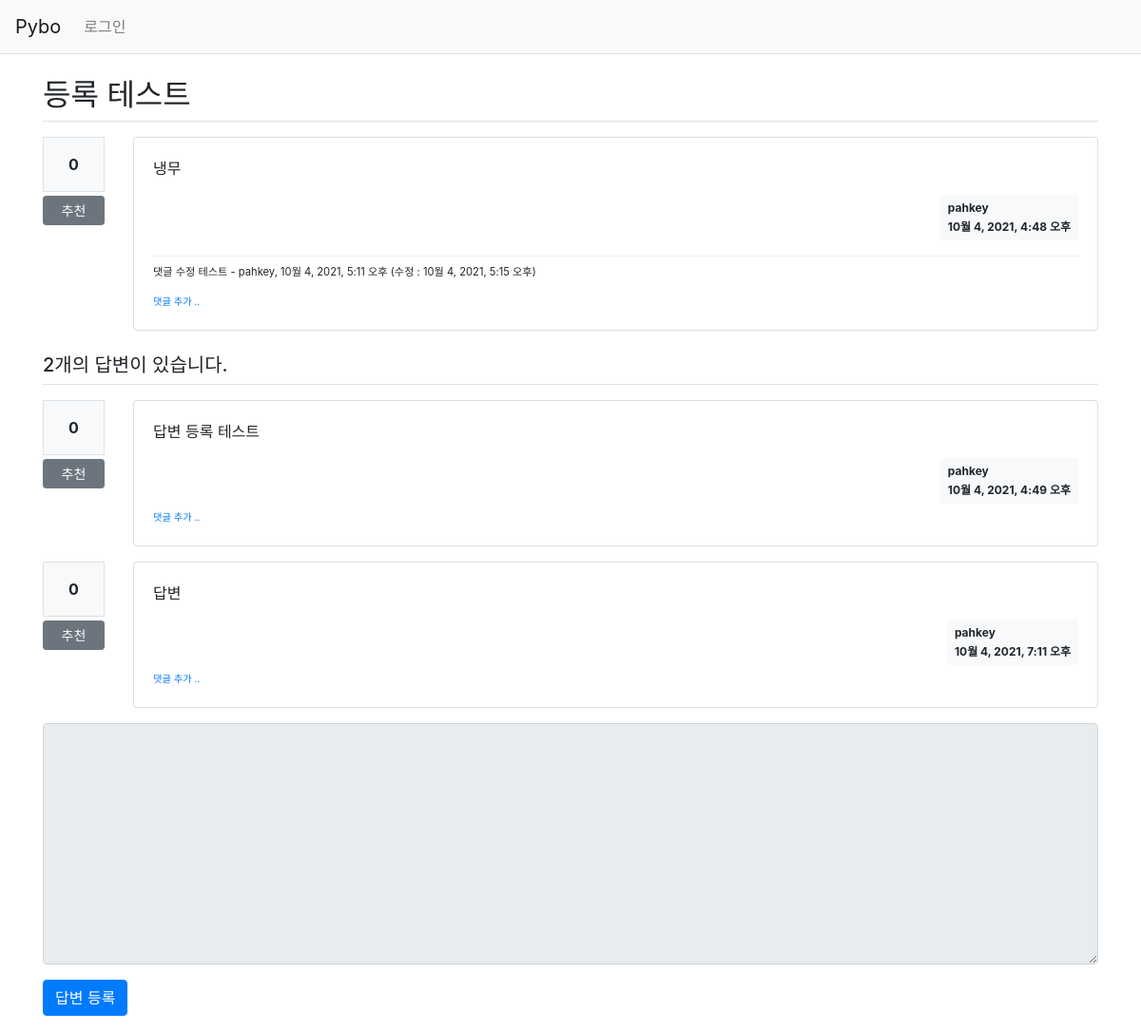
/pybo/304/, run on the app's committed database.
### pybo/models.py (models this page shows, shortened)
class Question(models.Model):
    author = models.ForeignKey(User, on_delete=models.CASCADE, related_name='author_question')
    subject = models.CharField(max_length=200)
    content = models.TextField()
    create_date = models.DateTimeField(null=True, blank=True)
    modify_date = models.DateTimeField(null=True, blank=True)
    voter = models.ManyToManyField(User, related_name='voter_question')    # voter 추가

class Comment(models.Model):
    author = models.ForeignKey(User, on_delete=models.CASCADE)
    content = models.TextField()
    create_date = models.DateTimeField()
    modify_date = models.DateTimeField(null=True, blank=True)
    question = models.ForeignKey(Question, null=True, blank=True, on_delete=models.CASCADE)
    answer = models.ForeignKey(Answer, null=True, blank=True, on_delete=models.CASCADE)

class Answer(models.Model):
    author = models.ForeignKey(User, on_delete=models.CASCADE, related_name='author_answer')
    question = models.ForeignKey(Question, on_delete=models.CASCADE)
    content = models.TextField()
    create_date = models.DateTimeField(null=True, blank=True)
    modify_date = models.DateTimeField(null=True, blank=True)
    voter = models.ManyToManyField(User, related_name='voter_answer')  # voter 추가

### pybo/views/base_views.py (the view)
# urls.py: path('<int:question_id>/', base_views.detail, name='detail'),
def detail(request, question_id):
    question = get_object_or_404(Question, pk=question_id)
    context = {'question': question}
    return render(request, 'pybo/question_detail.html', context)

### pybo/templatetags/pybo_filter.py (called while the page is built)
@register.filter()
def mark(value):
    extensions = ["nl2br", "fenced_code"]
    return mark_safe(markdown.markdown(value, extensions=extensions))

### templates/pybo/question_detail.html (shortened to what this page needs)
{% extends 'base.html' %}
{% load pybo_filter %}
{% block content %}
<div class="container my-3">
    <h2 class="border-bottom py-2">{{ question.subject }}</h2>
    <div class="row my-3">
        <div class="col-1">
            <div class="bg-light text-center p-3 border font-weight-bolder mb-1">
                {{question.voter.count}}
            </div>
            <a href="#" data-uri="{% url 'pybo:vote_question' question.id %}" class="recommend btn btn-sm btn-secondary btn-block my-1">
                추천
            </a>
        </div>
        <div class="col-11">
            <div class="card">
                <div class="card-body">
                    <div class="card-text">
                        {{ question.content|mark }}
                    </div>
                    <div class="d-flex justify-content-end">
                        <div class="badge badge-light p-2 text-left">
                            <div class="mb-2">{{ question.author.username }}</div>
                            <div>{{ question.create_date }}</div>
                        </div>
                    </div>
                    {% if question.comment_set.count > 0 %}
                    <div class="mt-3">
                    {% for comment in question.comment_set.all %}
                        <div class="comment py-2 test-muted">
                            <span style="white-space: pre-line;">{{ comment.content }}</span>
                            <span>
                                - {{ comment.author }}, {{ comment.create_date }}
                                {% if comment.modify_date %}
                                (수정 : {{ comment.modify_date }})
                                {% endif %}
                            </span>
                        </div>
                    {% endfor %}
                    </div>
                    {% endif %}
                    <div>
                        <a href="{% url 'pybo:comment_create_question' question.id %}" class="small"><small>댓글 추가 ..</small></a>
                    </div>
                </div>
            </div>
        </div>
    </div>
    <h5 class="border-bottom my-3 py-2">
        {{ question.answer_set.count }}개의 답변이 있습니다.
    </h5>
    {% for answer in question.answer_set.all %}
    <div class="row my-3">
        <div class="col-1">
            <div class="bg-light text-center p-3 border font-weight-bolder mb-1">
                {{answer.voter.count}}
            </div>
            <a href="#" data-uri="{% url 'pybo:vote_answer' answer.id %}" class="recommend btn btn-sm btn-secondary btn-block my-1">
                추천
            </a>
        </div>
        <div class="col-11">
            <div class="card">
                <div class="card-body">
                    <div class="card-text">
                        {{ answer.content|mark }}
                    </div>
                    <div class="d-flex justify-content-end">
                        <div class="badge badge-light p-2 text-left">
                            <div class="mb-2">{{ answer.author.username }}</div>
                            <div>{{ answer.create_date }}</div>
                        </div>
                    </div>
                    <div>
                        <a href="{% url 'pybo:comment_create_answer' answer.id %}" class="small"><small>댓글 추가 ..</small></a>
                    </div>
                </div>
            </div>
        </div>
    </div>
    {% endfor %}
    <form action="{% url 'pybo:answer_create' question.id %}" method="post" class="my-3">
        <div class="form-group">
            <textarea name="content" id="content" {% if not user.is_authenticated %}disabled{% endif %} class="form-control" rows="10"></textarea>
        </div>
        <input type="submit" value="답변 등록" class="btn btn-primary">
    </form>
</div>
{% endblock %}

### static/style.css (style rules this page uses)
.comment { border-top:dotted 1px #ddd; font-size:0.7em; }

### data on the page
Question: subject "등록 테스트", voter.count "0", content|mark "냉무", author.username "pahkey", create_date "10월 4, 2021, 4:48 오후", answer_set.count "2"
Comment: content "댓글 수정 테스트", author "pahkey", create_date "10월 4, 2021, 5:11 오후", modify_date "10월 4, 2021, 5:15 오후"
Answer: voter.count "0", content|mark "답변 등록 테스트", author.username "pahkey", create_date "10월 4, 2021, 4:49 오후"
Answer: voter.count "0", content|mark "답변", author.username "pahkey", create_date "10월 4, 2021, 7:11 오후"
